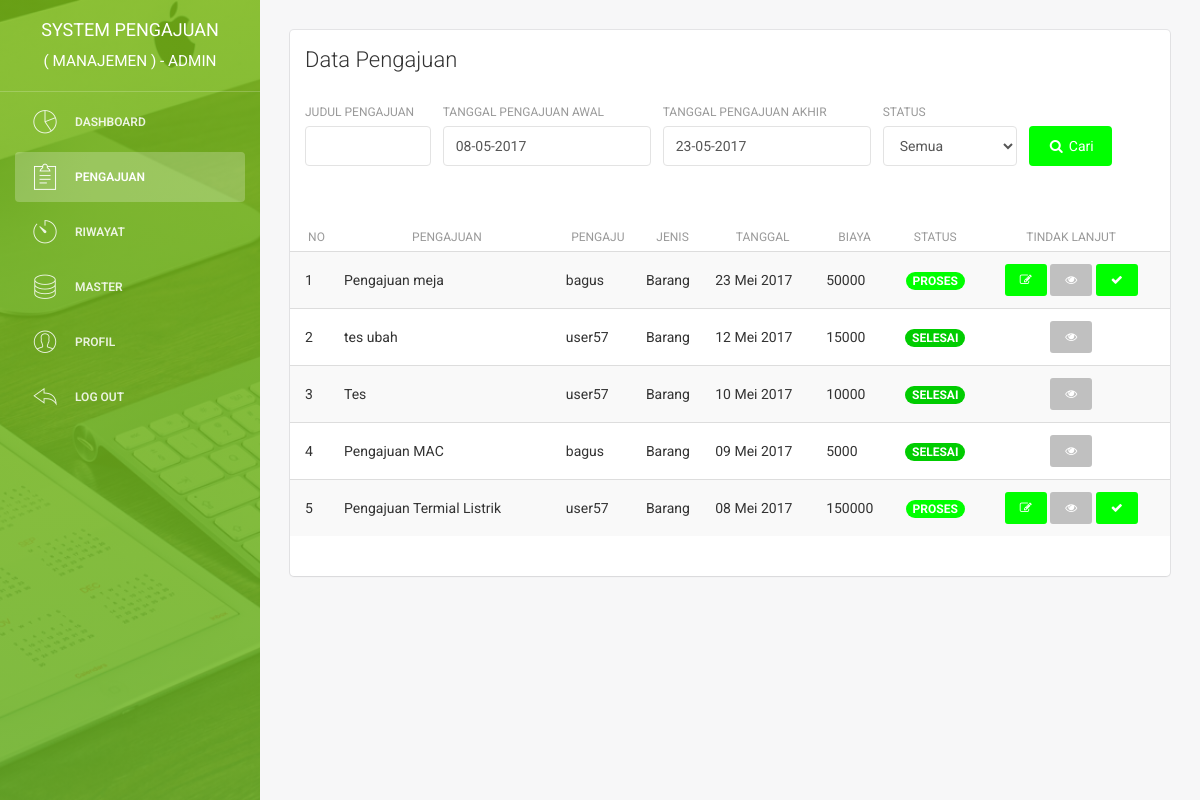
The app's page /admin/pengajuan.php (signed in) with its own data.
### tables this page shows
CREATE TABLE `user` (
  `id_user` int(11) NOT NULL,
  `username` varchar(225) NOT NULL,
  `email` varchar(225) NOT NULL,
  `password` varchar(225) NOT NULL,
  `nama_depan` varchar(225) NOT NULL,
  `nama_belakang` varchar(225) NOT NULL,
  `jk` enum('laki-laki','perempuan') NOT NULL,
  `no_hp` varchar(50) NOT NULL,
  `alamat` text NOT NULL,
  `role` enum('manajemen','tim') NOT NULL,
  `pembuatan_akun` date NOT NULL,
  `update_akun` date NOT NULL
);

CREATE TABLE `pengajuan` (
  `id_pengajuan` int(11) NOT NULL,
  `pengajuan` varchar(225) NOT NULL,
  `id_user` int(11) NOT NULL,
  `id_jenis_pengajuan` int(11) NOT NULL,
  `tanggal_pengajuan` date NOT NULL,
  `gambar` varchar(225) NOT NULL,
  `biaya` int(225) NOT NULL,
  `alasan` text NOT NULL,
  `keterangan` text NOT NULL,
  `jadwal_pelaksanaan` date NOT NULL,
  `catatan` text NOT NULL,
  `status` enum('menunggu','proses','selesai') NOT NULL,
  `update_pengajuan` date NOT NULL
);

CREATE TABLE `jenis_pengajuan` (
  `id_jenis_pengajuan` int(11) NOT NULL,
  `jenis_pengajuan` varchar(25) NOT NULL,
  `deskripsi` text NOT NULL
);

### admin/pengajuan.php (the view, shortened to what the rows shown need)
<?php
    include '../system/koneksi.php';
    function tanggal_indo($tanggal){
        $bulan = array (1 =>   'Januari',
                'Februari',
                'Maret',
                'April',
                'Mei',
                'Juni',
                'Juli',
                'Agustus',
                'September',
                'Oktober',
                'November',
                'Desember'
        );
        $split = explode('-', $tanggal);
        return $split[2] . ' ' . $bulan[ (int)$split[1] ] . ' ' . $split[0];
    }
?>
<!doctype html>
<html lang="en">
<head>
    <link href="../assets/css/bootstrap.min.css" rel="stylesheet" />
    <link href="../assets/css/animate.min.css" rel="stylesheet"/>
    <link href="../assets/css/light-bootstrap-dashboard.css" rel="stylesheet"/>
    <link href="../assets/css/demo.css" rel="stylesheet" />
    <link href="http://maxcdn.bootstrapcdn.com/font-awesome/4.2.0/css/font-awesome.min.css" rel="stylesheet">
    <link href="../assets/css/pe-icon-7-stroke.css" rel="stylesheet" />
    <link rel="stylesheet" href="../assets/dist/sweetalert.css">
    <link rel="stylesheet" href="//code.jquery.com/ui/1.12.1/themes/base/jquery-ui.css">
    <link rel="stylesheet" href="../assets/css/datepicker.css">
</head>
<body>
    <div class="wrapper">
        <div class="sidebar" data-color="green" data-image="../assets/img/sidebar.jpg">
            <div class="sidebar-wrapper">
                <div class="logo">
                    <a href="index" class="simple-text">
    <?php
    $query_login = "SELECT * FROM user WHERE email ='$_SESSION[email]'";
        $result_login = mysqli_query($con, $query_login);
        $data_login = mysqli_fetch_assoc($result_login);
        $username = $data_login["username"];
    ?>
                        System Pengajuan<br><small>( MANAJEMEN ) - <?php echo $username ?></small>
                    </a>
                </div>
            </div>
        </div>
        <div class="main-panel">
            <div class="content">
                <div class="container-fluid">
                    <div class="row">
                        <div class="col-md-12">
                            <div class="card">
                                <div class="content table-responsive table-full-width">
<?php
        if (isset($_GET['judul'])) {
            $pengajuan = ($_GET["judul"]);
            $first = date_create(($_GET["tanggal_awal"]));
            $lass = date_create(($_GET["tanggal_akhir"]));
            $awal = date_format($first,"Y-m-d");
            $akhir = date_format($lass,"Y-m-d");
            $sts= ($_GET["status"]);
                if ($sts == "semua"){
                    $status = "";
                }else{
                    $status = $sts;
                }
            if( $pengajuan == ""){
                $query = "SELECT a.id_pengajuan, a.pengajuan, a.id_user,  b.username, a.id_jenis_pengajuan, c.jenis_pengajuan, a.tanggal_pengajuan,
                            a.biaya, a.status FROM pengajuan AS a INNER JOIN user AS b INNER JOIN jenis_pengajuan AS c WHERE a.id_user = b.id_user AND a.id_jenis_pengajuan = c.id_jenis_pengajuan
                            AND (a.tanggal_pengajuan BETWEEN '$awal' AND '$akhir') AND a.status like '%$status%' ORDER BY a.id_pengajuan DESC" ;
            }else {
                $query = "SELECT a.id_pengajuan, a.pengajuan, a.id_user,  b.username, a.id_jenis_pengajuan, c.jenis_pengajuan, a.tanggal_pengajuan,
                            a.biaya, a.status FROM pengajuan AS a INNER JOIN user AS b INNER JOIN jenis_pengajuan AS c WHERE a.id_user = b.id_user AND a.id_jenis_pengajuan = c.id_jenis_pengajuan
                            AND a.pengajuan like '%$pengajuan%' AND (a.tanggal_pengajuan BETWEEN '$awal' AND '$akhir') AND a.status like '%$status%' ORDER BY a.id_pengajuan DESC" ;
            }
        }
        else {
            $query = "SELECT a.id_pengajuan, a.pengajuan, a.id_user,  b.username, a.id_jenis_pengajuan, c.jenis_pengajuan, a.tanggal_pengajuan,
                        a.biaya, a.status FROM pengajuan AS a INNER JOIN user AS b INNER JOIN jenis_pengajuan AS c WHERE a.id_user = b.id_user AND a.id_jenis_pengajuan = c.id_jenis_pengajuan
                        ORDER BY a.id_pengajuan DESC" ;
        }
            $result = mysqli_query($con, $query);
            if($result->num_rows == 0){
                                    echo '<div class="content table-responsive table-full-width">
                                        <table class="table table-hover table-striped">
                                            <thead>
                                                <th>No</th>
                                                <th>Pengajuan</th>
                                                <th>Pengaju</th>
                                                <th>Jenis</th>
                                                <th>tanggal</th>
                                                <th>biaya</th>
                                                <th>status</th>
                                                <th>Tindak Lanjut</th>
                                            </thead>
                                            <tbody>
                                                <tr>
                                                    <td colspan="8" align="center">
                                                        Anda tidak memiliki pengajuan
                                                        <br>
                                                        <a href="pengajuan">
                                                            <button type="button" class="btn btn-primary btn-fill btn-sm">
                                                                <i class="fa fa-refresh"></i> Refresh data
                                                            </button>
                                                        </a>
                                                    </td>
                                                </tr>
                                            </tbody>
                                        </table>
                                    </div>';
            }
            else {
                $no = 1;
                                    echo '<div class="content table-responsive table-full-width">
                                        <table class="table table-hover table-striped table-paginate">
                                            <thead>
                                                <th>No</th>
                                                <th>Pengajuan</th>
                                                <th>Pengaju</th>
                                                <th>Jenis</th>
                                                <th>tanggal</th>
                                                <th>biaya</th>
                                                <th>status</th>
                                                <th>Tindak Lanjut</th>
                                            </thead>
                                            <tbody>';
                while($data = mysqli_fetch_assoc($result)){
                                                echo '<tr>
                                                        <td>'.$no.'</td>
                                                        <td>'.$data['pengajuan'].'</td>
                                                        <td>'.$data['username'].'</td>
                                                        <td>'.$data['jenis_pengajuan'].'</td>
                                                        <td>'.tanggal_indo(''.$data['tanggal_pengajuan'].'').' </td>
                                                        <td>'.$data['biaya'].'</td>
                                                        <td align = "center">';
                    if( $data['status'] == "menunggu" ){
                                                            echo '<span class="badge menunggu upper">'.$data['status'].'</span>';
                    }else if ($data['status'] == "proses"){
                                                            echo '<span class="badge proses upper">'.$data['status'].'</span>';
                    }else{
                                                            echo '<span class="badge selesai upper">'.$data['status'].'</span>';
                    }
                                                        echo '</td>
                                                        <td align = "center">';
        if( $data['status'] == "menunggu" ){
                                                        echo '<button onclick="pengajuanditerima('.$data['id_pengajuan'].')" type="button" class="btn btn-primary btn-fill btn-sm">
                                                            <i class="fa fa-check"></i>
                                                        </button>
                                                        <button onclick="pengajuanditolak('.$data['id_pengajuan'].')" type="button" class="btn btn-danger  btn-fill btn-sm">
                                                            <i class="fa fa-close"></i>
                                                        </button>
                                                        <a href="detail_pengajuan?id='.$data['id_pengajuan'].'">
                                                            <button type="button" class="btn btn-info btn-fill btn-sm">
                                                                <i class="fa fa-eye"></i>
                                                            </button>
                                                        </a>';
        }
        else if ($data['status'] == "proses"){
                                                        echo '<a href="pengajuan_diubah?id='.$data['id_pengajuan'].'">
                                                            <button onclick="pengajuandiubah('.$data['id_pengajuan'].')" type="button" class="btn btn-primary  btn-fill btn-sm">
                                                                <i class="fa fa-edit"></i>
                                                            </button>
                                                        </a>
                                                        <a href="detail_pengajuan?id='.$data['id_pengajuan'].'">
                                                            <button type="button" class="btn btn-info btn-fill btn-sm">
                                                                <i class="fa fa-eye"></i>
                                                            </button>
                                                        </a>
                                                        <button onclick="pengajuandiselesaikan('.$data['id_pengajuan'].')" type="button" name="input" class="btn btn-primary  btn-fill btn-sm">
                                                            <i class="fa fa-check"></i>
                                                        </button>';
        }else if($data['status'] == "selesai"){
                                                        echo '<a href="detail_pengajuan?id='.$data['id_pengajuan'].'">
                                                            <button type="button" class="btn btn-info btn-fill btn-sm">
                                                                <i class="fa fa-eye"></i>
                                                            </button>
                                                        </a>';
        }
                                                    echo'</td>
                                                    </tr>';
                                                    $no++;
                }
                                            echo'</tbody>
                                        </table>
                                    </div>';
            }
            ?>
                                </div>
                            </div>
                        </div>
                    </div>
                </div>
            </div>
        </div>
    </div>
</body>
</html>

### records on screen
user: username "ADMIN"
pengajuan: pengajuan "Pengajuan meja", id_user.username "bagus", id_jenis_pengajuan.jenis_pengajuan "Barang", tanggal_pengajuan "23 Mei 2017", biaya "50000", status "PROSES"
pengajuan: pengajuan "tes ubah", id_user.username "user57", id_jenis_pengajuan.jenis_pengajuan "Barang", tanggal_pengajuan "12 Mei 2017", biaya "15000", status "SELESAI"
pengajuan: pengajuan "Tes", id_user.username "user57", id_jenis_pengajuan.jenis_pengajuan "Barang", tanggal_pengajuan "10 Mei 2017", biaya "10000", status "SELESAI"
pengajuan: pengajuan "Pengajuan MAC", id_user.username "bagus", id_jenis_pengajuan.jenis_pengajuan "Barang", tanggal_pengajuan "09 Mei 2017", biaya "5000", status "SELESAI"
pengajuan: pengajuan "Pengajuan Termial Listrik", id_user.username "user57", id_jenis_pengajuan.jenis_pengajuan "Barang", tanggal_pengajuan "08 Mei 2017", biaya "150000", status "PROSES"
